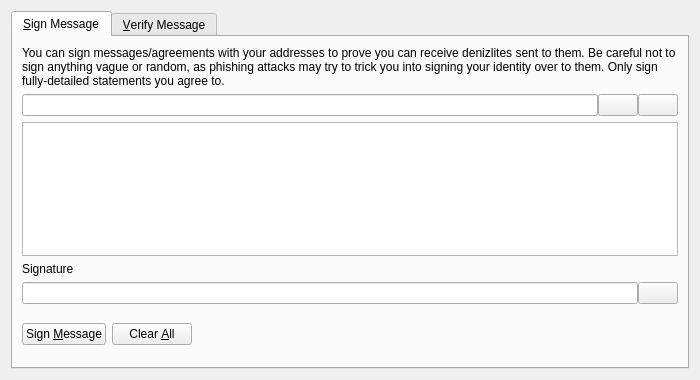
<?xml version="1.0" encoding="UTF-8"?>
<ui version="4.0">
 <class>SignVerifyMessageDialog</class>
 <widget class="QDialog" name="SignVerifyMessageDialog">
  <property name="geometry">
   <rect>
    <x>0</x>
    <y>0</y>
    <width>700</width>
    <height>380</height>
   </rect>
  </property>
  <property name="windowTitle">
   <string>Signatures - Sign / Verify a Message</string>
  </property>
  <property name="modal">
   <bool>true</bool>
  </property>
  <layout class="QVBoxLayout" name="verticalLayout">
   <item>
    <widget class="QTabWidget" name="tabWidget">
     <property name="currentIndex">
      <number>0</number>
     </property>
     <widget class="QWidget" name="tabSignMessage">
      <attribute name="title">
       <string>&amp;Sign Message</string>
      </attribute>
      <layout class="QVBoxLayout" name="verticalLayout_SM">
       <item>
        <widget class="QLabel" name="infoLabel_SM">
         <property name="text">
          <string>You can sign messages/agreements with your addresses to prove you can receive denizlites sent to them. Be careful not to sign anything vague or random, as phishing attacks may try to trick you into signing your identity over to them. Only sign fully-detailed statements you agree to.</string>
         </property>
         <property name="textFormat">
          <enum>Qt::PlainText</enum>
         </property>
         <property name="wordWrap">
          <bool>true</bool>
         </property>
        </widget>
       </item>
       <item>
        <layout class="QHBoxLayout" name="horizontalLayout_1_SM">
         <property name="spacing">
          <number>0</number>
         </property>
         <item>
          <widget class="QValidatedLineEdit" name="addressIn_SM">
           <property name="toolTip">
            <string>The Denizlite address to sign the message with</string>
           </property>
          </widget>
         </item>
         <item>
          <widget class="QPushButton" name="addressBookButton_SM">
           <property name="toolTip">
            <string>Choose previously used address</string>
           </property>
           <property name="text">
            <string/>
           </property>
           <property name="icon">
            <iconset resource="../bitcoin.qrc">
             <normaloff>:/icons/address-book</normaloff>:/icons/address-book</iconset>
           </property>
           <property name="shortcut">
            <string>Alt+A</string>
           </property>
           <property name="autoDefault">
            <bool>false</bool>
           </property>
          </widget>
         </item>
         <item>
          <widget class="QPushButton" name="pasteButton_SM">
           <property name="toolTip">
            <string>Paste address from clipboard</string>
           </property>
           <property name="text">
            <string/>
           </property>
           <property name="icon">
            <iconset resource="../bitcoin.qrc">
             <normaloff>:/icons/editpaste</normaloff>:/icons/editpaste</iconset>
           </property>
           <property name="shortcut">
            <string>Alt+P</string>
           </property>
           <property name="autoDefault">
            <bool>false</bool>
           </property>
          </widget>
         </item>
        </layout>
       </item>
       <item>
        <widget class="QPlainTextEdit" name="messageIn_SM">
         <property name="toolTip">
          <string>Enter the message you want to sign here</string>
         </property>
        </widget>
       </item>
       <item>
        <widget class="QLabel" name="signatureLabel_SM">
         <property name="text">
          <string>Signature</string>
         </property>
         <property name="textFormat">
          <enum>Qt::PlainText</enum>
         </property>
        </widget>
       </item>
       <item>
        <layout class="QHBoxLayout" name="horizontalLayout_2_SM">
         <property name="spacing">
          <number>0</number>
         </property>
         <item>
          <widget class="QLineEdit" name="signatureOut_SM">
           <property name="font">
            <font>
             <italic>true</italic>
            </font>
           </property>
           <property name="readOnly">
            <bool>true</bool>
           </property>
          </widget>
         </item>
         <item>
          <widget class="QPushButton" name="copySignatureButton_SM">
           <property name="toolTip">
            <string>Copy the current signature to the system clipboard</string>
           </property>
           <property name="text">
            <string/>
           </property>
           <property name="icon">
            <iconset resource="../bitcoin.qrc">
             <normaloff>:/icons/editcopy</normaloff>:/icons/editcopy</iconset>
           </property>
           <property name="autoDefault">
            <bool>false</bool>
           </property>
          </widget>
         </item>
        </layout>
       </item>
       <item>
        <layout class="QHBoxLayout" name="horizontalLayout_3_SM">
         <item>
          <widget class="QPushButton" name="signMessageButton_SM">
           <property name="toolTip">
            <string>Sign the message to prove you own this Denizlite address</string>
           </property>
           <property name="text">
            <string>Sign &amp;Message</string>
           </property>
           <property name="icon">
            <iconset resource="../bitcoin.qrc">
             <normaloff>:/icons/edit</normaloff>:/icons/edit</iconset>
           </property>
           <property name="autoDefault">
            <bool>false</bool>
           </property>
          </widget>
         </item>
         <item>
          <widget class="QPushButton" name="clearButton_SM">
           <property name="toolTip">
            <string>Reset all sign message fields</string>
           </property>
           <property name="text">
            <string>Clear &amp;All</string>
           </property>
           <property name="icon">
            <iconset resource="../bitcoin.qrc">
             <normaloff>:/icons/remove</normaloff>:/icons/remove</iconset>
           </property>
           <property name="autoDefault">
            <bool>false</bool>
           </property>
          </widget>
         </item>
         <item>
          <spacer name="horizontalSpacer_1_SM">
           <property name="orientation">
            <enum>Qt::Horizontal</enum>
           </property>
           <property name="sizeHint" stdset="0">
            <size>
             <width>40</width>
             <height>48</height>
            </size>
           </property>
          </spacer>
         </item>
         <item>
          <widget class="QLabel" name="statusLabel_SM">
           <property name="font">
            <font>
             <weight>75</weight>
             <bold>true</bold>
            </font>
           </property>
           <property name="text">
            <string/>
           </property>
           <property name="wordWrap">
            <bool>true</bool>
           </property>
          </widget>
         </item>
         <item>
          <spacer name="horizontalSpacer_2_SM">
           <property name="orientation">
            <enum>Qt::Horizontal</enum>
           </property>
           <property name="sizeHint" stdset="0">
            <size>
             <width>40</width>
             <height>48</height>
            </size>
           </property>
          </spacer>
         </item>
        </layout>
       </item>
      </layout>
     </widget>
     <widget class="QWidget" name="tabVerifyMessage">
      <attribute name="title">
       <string>&amp;Verify Message</string>
      </attribute>
      <layout class="QVBoxLayout" name="verticalLayout_VM">
       <item>
        <widget class="QLabel" name="infoLabel_VM">
         <property name="text">
          <string>Enter the receiver's address, message (ensure you copy line breaks, spaces, tabs, etc. exactly) and signature below to verify the message. Be careful not to read more into the signature than what is in the signed message itself, to avoid being tricked by a man-in-the-middle attack. Note that this only proves the signing party receives with the address, it cannot prove sendership of any transaction!</string>
         </property>
         <property name="textFormat">
          <enum>Qt::PlainText</enum>
         </property>
         <property name="alignment">
          <set>Qt::AlignLeading|Qt::AlignLeft|Qt::AlignTop</set>
         </property>
         <property name="wordWrap">
          <bool>true</bool>
         </property>
        </widget>
       </item>
       <item>
        <layout class="QHBoxLayout" name="horizontalLayout_1_VM">
         <property name="spacing">
          <number>0</number>
         </property>
         <item>
          <widget class="QValidatedLineEdit" name="addressIn_VM">
           <property name="toolTip">
            <string>The Denizlite address the message was signed with</string>
           </property>
          </widget>
         </item>
         <item>
          <widget class="QPushButton" name="addressBookButton_VM">
           <property name="toolTip">
            <string>Choose previously used address</string>
           </property>
           <property name="text">
            <string/>
           </property>
           <property name="icon">
            <iconset resource="../bitcoin.qrc">
             <normaloff>:/icons/address-book</normaloff>:/icons/address-book</iconset>
           </property>
           <property name="shortcut">
            <string>Alt+A</string>
           </property>
           <property name="autoDefault">
            <bool>false</bool>
           </property>
          </widget>
         </item>
        </layout>
       </item>
       <item>
        <widget class="QPlainTextEdit" name="messageIn_VM"/>
       </item>
       <item>
        <widget class="QValidatedLineEdit" name="signatureIn_VM"/>
       </item>
       <item>
        <layout class="QHBoxLayout" name="horizontalLayout_2_VM">
         <item>
          <widget class="QPushButton" name="verifyMessageButton_VM">
           <property name="toolTip">
            <string>Verify the message to ensure it was signed with the specified Denizlite address</string>
           </property>
           <property name="text">
            <string>Verify &amp;Message</string>
           </property>
           <property name="icon">
            <iconset resource="../bitcoin.qrc">
             <normaloff>:/icons/transaction_0</normaloff>:/icons/transaction_0</iconset>
           </property>
           <property name="autoDefault">
            <bool>false</bool>
           </property>
          </widget>
         </item>
         <item>
          <widget class="QPushButton" name="clearButton_VM">
           <property name="toolTip">
            <string>Reset all verify message fields</string>
           </property>
           <property name="text">
            <string>Clear &amp;All</string>
           </property>
           <property name="icon">
            <iconset resource="../bitcoin.qrc">
             <normaloff>:/icons/remove</normaloff>:/icons/remove</iconset>
           </property>
           <property name="autoDefault">
            <bool>false</bool>
           </property>
          </widget>
         </item>
         <item>
          <spacer name="horizontalSpacer_1_VM">
           <property name="orientation">
            <enum>Qt::Horizontal</enum>
           </property>
           <property name="sizeHint" stdset="0">
            <size>
             <width>40</width>
             <height>48</height>
            </size>
           </property>
          </spacer>
         </item>
         <item>
          <widget class="QLabel" name="statusLabel_VM">
           <property name="font">
            <font>
             <weight>75</weight>
             <bold>true</bold>
            </font>
           </property>
           <property name="text">
            <string/>
           </property>
           <property name="wordWrap">
            <bool>true</bool>
           </property>
          </widget>
         </item>
         <item>
          <spacer name="horizontalSpacer_2_VM">
           <property name="orientation">
            <enum>Qt::Horizontal</enum>
           </property>
           <property name="sizeHint" stdset="0">
            <size>
             <width>40</width>
             <height>48</height>
            </size>
           </property>
          </spacer>
         </item>
        </layout>
       </item>
      </layout>
     </widget>
    </widget>
   </item>
  </layout>
 </widget>
 <customwidgets>
  <customwidget>
   <class>QValidatedLineEdit</class>
   <extends>QLineEdit</extends>
   <header>qvalidatedlineedit.h</header>
  </customwidget>
 </customwidgets>
 <resources>
  <include location="../bitcoin.qrc"/>
 </resources>
 <connections/>
</ui>
